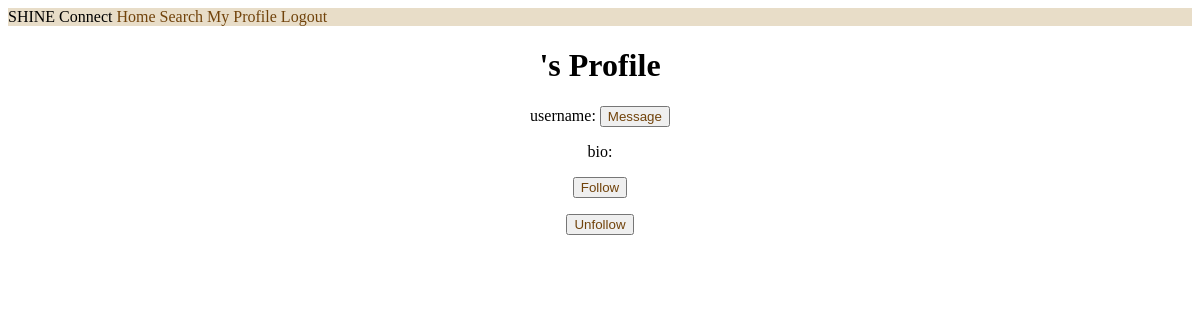
/user/searchProfile/ss (signed in), run on an earlier commit of the app's database.
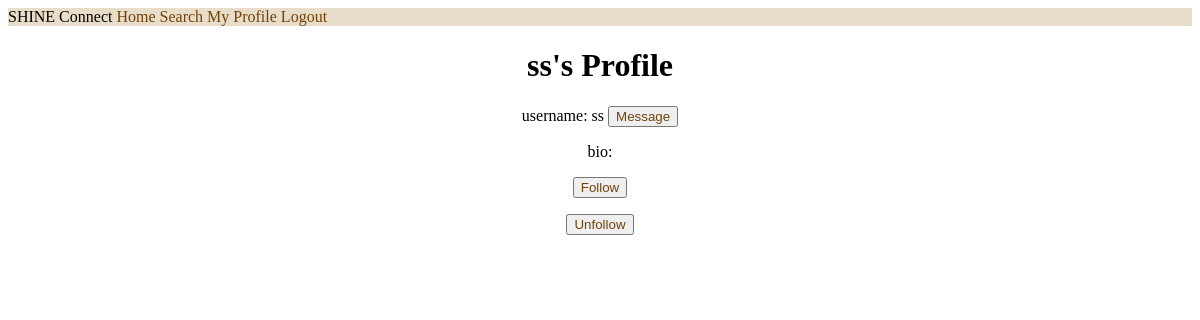
And on a later commit of the database.
### app/models.py (models this page shows, shortened)
class User(db.Model, UserMixin):
    id = db.Column(db.Integer, primary_key = True)
    username = db.Column(db.String(32), unique=True, nullable = False) #dont want username to be null, 32 characters max
    password = db.Column(db.String(32), nullable = False)
    email = db.Column(db.String(64)) #, unique=True, nullable = False)
    bio = db.Column(db.String(250))
    '''
    messages_sent = db.relationship('Message',
                                    foreign_keys='Message.sender_id',
                                    backref='author', lazy='dynamic')
    messages_received = db.relationship('Message',
                                        foreign_keys='Message.recipient_id',
                                        backref='recipient', lazy='dynamic')
    last_message_read_time = db.Column(db.DateTime)
    '''
    '''
    followers = db.Table('followers',
    db.Column('follower_id', db.Integer, db.ForeignKey('user.id')),
    db.Column('followed_id', db.Integer, db.ForeignKey('user.id')))

    followed = db.relationship(
        'User', secondary=followers,
        primaryjoin=(followers.c.follower_id == id),
        secondaryjoin=(followers.c.followed_id == id),
        backref=db.backref('followers', lazy='dynamic'), lazy='dynamic')
    '''
    '''
    def follow(self, user):
        if not self.is_following(user):
            self.followed.append(user)

    def unfollow(self, user):
        if self.is_following(user):
            self.followed.remove(user)
    '''

### app/routes.py (the view)
@myapp_obj.route('/user/searchProfile/<username>', methods=['POST', 'GET'])
@login_required
def searchProfile(username):
    user = User.query.filter_by(username=username).first()
    return render_template('searchProfile.html', username=user)

### app/models.py (called while the page is built)
@login.user_loader
def load_user(id):
    return User.query.get(int(id))

### app/templates/searchProfile.html (shortened to what this page needs)
{% extends "base.html" %}
{% block mycontent %}
<center>
    <h1>{{username.username}}'s Profile</h1>
    <p>
        username: {{username.username}}
        <button><a href="{{ url_for('message', username=current_user.username) }}">Message</a></button>
    </p>
    <p>
        bio: {{username.bio}}
    </p>
    <p>
        <button><a href="{{ url_for('follow', username=current_user.username) }}">Follow</a></button>
    </p>
    <p>
        <button><a href="{{ url_for('unfollow', username=current_user.username) }}">Unfollow</a></button>
    </p>
</center>
{% endblock %}

### app/templates/base.html (shortened to what this page needs)
<!DOCTYPE HTML>
<html>
     <head>
      <div>
        SHINE Connect
          {% if current_user.is_anonymous %}
          {% else %}
          <a href="{{ url_for('home', username=current_user.username) }}">Home</a>
          <a href="{{ url_for('search', username=current_user.username) }}">Search</a>
          <a href="{{ url_for('profile', username=current_user.username) }}">My Profile</a>
          <a href="{{ url_for('logout') }}">Logout</a>
          {% endif %}
      </div>
        {% block mycontent %}{% endblock %}
     </body>
</html>
<head>
</head>

### app/templates/base.html (style rules this page uses)
div { color: rgb(0, 0, 0); background-color: #e8ddc8; }
a:link { color: rgb(113, 67, 11); text-decoration: none; }

What changed in the data, as far as the page shows it:
added User: username "ss"
